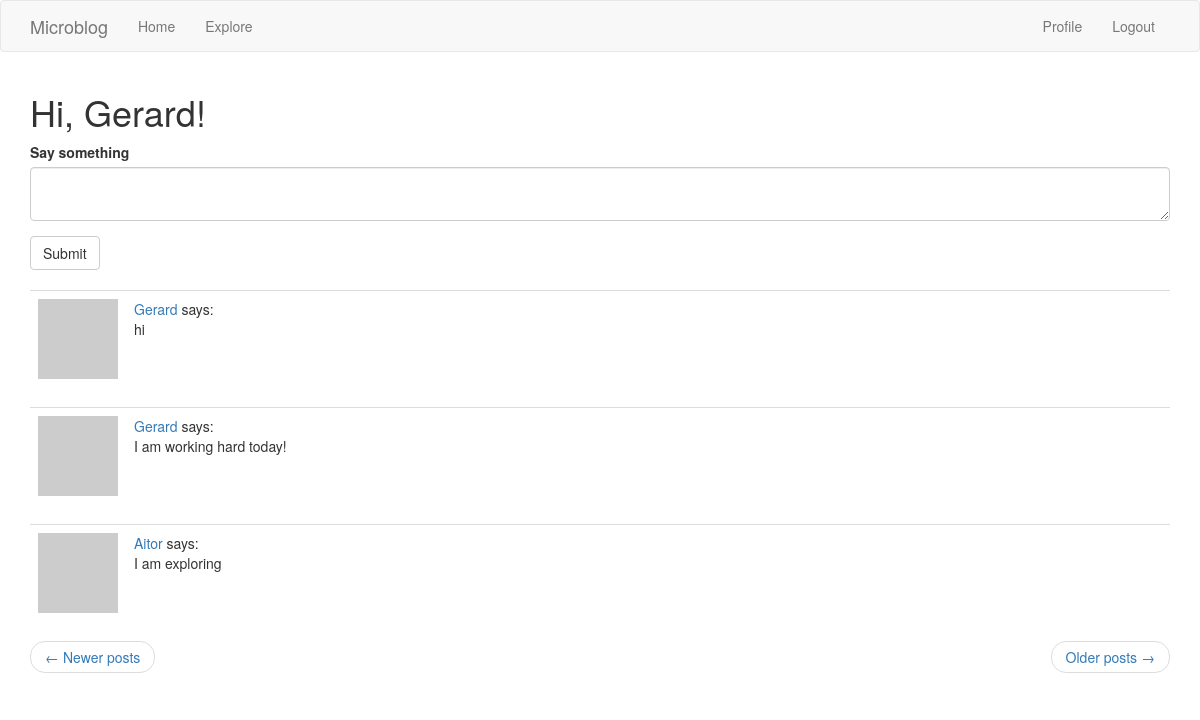
Screenshot of /index?page=2 (signed in) with the database file from the repository.
### app/models.py (models this page shows, shortened)
class User(UserMixin, db.Model):
    id = db.Column(db.Integer, primary_key=True)
    username = db.Column(db.String(64), index=True, unique=True)
    email = db.Column(db.String(120), index=True, unique=True)
    password_hash = db.Column(db.String(128))
    posts = db.relationship("Post", backref="author", lazy="dynamic")
    about_me = db.Column(db.String(140))
    last_seen = db.Column(db.DateTime, default=datetime.utcnow)
    followed = db.relationship(
        'User', secondary=followers,
        primaryjoin=(followers.c.follower_id == id),
        secondaryjoin=(followers.c.followed_id == id),
        backref=db.backref('followers', lazy='dynamic'), lazy='dynamic',
    )
    def avatar(self, size):
        digest = md5(self.email.lower().encode('utf-8')).hexdigest()
        return f'https://www.gravatar.com/avatar/{digest}?d=identicon&s={size}'
    def followed_posts(self):
        followed = Post.query.join(
            followers, (followers.c.followed_id == Post.user_id)).filter(
            followers.c.follower_id == self.id)
        own = Post.query.filter(Post.user_id == self.id)
        return followed.union(own).order_by(Post.timestamp.desc())

class Post(db.Model):
    id = db.Column(db.Integer, primary_key=True)
    body = db.Column(db.String(140))
    timestamp = db.Column(db.DateTime, index=True, default=datetime.utcnow)
    user_id = db.Column(db.Integer, db.ForeignKey("user.id"))

### app/routes.py (the view)
@app.route('/', methods=["GET", "POST"])
@app.route('/index', methods=["GET", "POST"])
@login_required
def index():
    form = PostForm()
    if form.validate_on_submit():
        post = Post(body=form.post.data, author=current_user)
        db.session.add(post)
        db.session.commit()
        flash('Your post is now live!')
        return redirect(url_for('index'))
    page = request.args.get('page', 1, type=int)
    posts = current_user.followed_posts().paginate(
        page, app.config['POSTS_PER_PAGE'], False)
    next_url = url_for('index', page=posts.next_num) if posts.has_next else None
    prev_url = url_for('index', page=posts.prev_num) if posts.has_prev else None
    return render_template("index.html",
                           title="Home Page",
                           form=form,
                           posts=posts.items,
                           next_url=next_url,
                           prev_url=prev_url,
                           )

### app/forms.py
class PostForm(FlaskForm):
    post = TextAreaField('Say something', validators=[
        DataRequired(), Length(min=1, max=140)])
    submit = SubmitField('Submit')

### app/models.py (called while the page is built)
@login.user_loader
def load_user(id):
    return User.query.get(int(id))

### app/routes.py (called while the page is built)
@app.before_request
def before_request():
    if current_user.is_authenticated:
        current_user.last_seen = datetime.utcnow()
        db.session.commit()

### app/templates/index.html
{% extends "base.html" %}
{% import 'bootstrap/wtf.html' as wtf %}
{% block app_content %}
    <h1>Hi, {{ current_user.username }}!</h1>
    {% if form %}
    {{ wtf.quick_form(form) }}
    <br>
    {% endif %}
    {% for post in posts %}
        {% include '_post.html' %}
    {% endfor %}
    <nav aria-label="...">
        <ul class="pager">
            <li class="previous{% if not prev_url %} disabled{% endif %}">
                <a href="{{ prev_url or '#' }}">
                    <span aria-hidden="true">&larr;</span> Newer posts
                </a>
            </li>
            <li class="next{% if not next_url %} disabled{% endif %}">
                <a href="{{ next_url or '#' }}">
                    Older posts <span aria-hidden="true">&rarr;</span>
                </a>
            </li>
        </ul>
    </nav>
{% endblock %}

### app/templates/_post.html
    <table class="table table-hover">
        <tr>
            <td width="70px">
                <a href="{{ url_for('user', username=post.author.username) }}">
                    <img src="{{ post.author.avatar(70) }}" />
                </a>
            </td>
            <td>
                <a href="{{ url_for('user', username=post.author.username) }}">
                    {{ post.author.username }}
                </a>
                says:
                <br>
                {{ post.body }}
            </td>
        </tr>
    </table>

### rows the page displays
User: username "Gerard"
Post: author.username "Gerard", body "hi"
Post: author.username "Gerard", body "I am working hard today!"
Post: author.username "Aitor", body "I am exploring"
